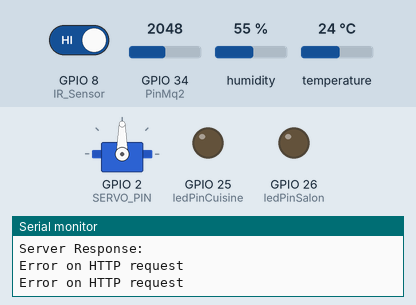
Simulated run of this sketch. Board: ESP32. Shown: servo, output pins drawn as LEDs (lit = HIGH), the last lines printed to the serial monitor. The test bench sets the inputs (shaded band); at power-on: GPIO 8 (IR_Sensor) HIGH, GPIO 34 (PinMq2) = 2048, humidity 55 %, temperature 24 °C. WiFi joins after 1.5 s; servers stay silent unless stated; uploads are accepted with an empty reply.

Above: at 3.2 s.
3.3 s: GPIO 8 (IR_Sensor) driven LOW
At 6.0 s:
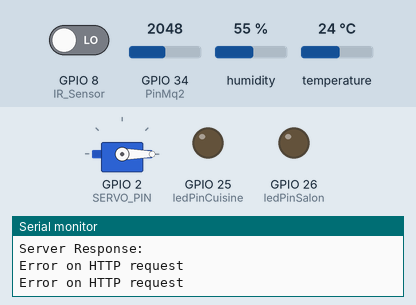
10.9 s: GPIO 8 (IR_Sensor) driven HIGH
At 16.2 s:
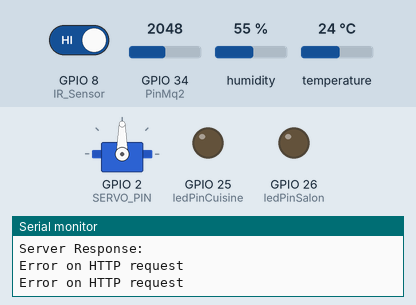
Timing chart, 0 to 34.6 s (numbered marks = the images above; inputs shaded):
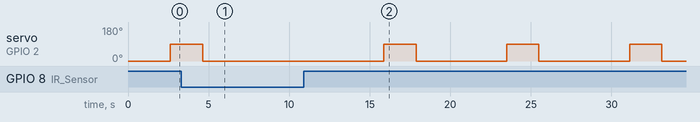

Measured:
- after the input at 3.3 s, servo on GPIO 2 (SERVO_PIN): goes on until 4.6 s, then stays 0°
- after the input at 10.9 s, servo on GPIO 2 (SERVO_PIN): alternates 90° for 2.0 s and 0° for 5.6 s, starting after 5.0 s

The sketch:

MQ2-IOT_khdam.ino
```cpp
#include <WiFi.h>
#include <HTTPClient.h>
#include <Adafruit_Sensor.h>
#include <DHT.h>
#include <ESP32Servo.h> // Include the ESP32Servo library

const char* ssid = "OPPO Find X5 Lite";
const char* password = "q5jm9h78";
const char* getLedUrlSalon = "https://kenzaiot.000webhostapp.com/phps/get_led_salon.php";
const char*  getLedUrlCusine = "https://kenzaiot.000webhostapp.com/phps/get_led_cuisine.php";

const int ledPinCuisine = 25;  // Replace with the GPIO pin number connected to the LED
const int ledPinSalon = 26;


int state_ir;


#define IR_Sensor 8
#define DHTPIN 14        // Replace with the GPIO pin number connected to the DHT11
#define DHTTYPE DHT11    // DHT 11
#define SERVO_PIN 2
#define PinMq2 34

DHT dht(DHTPIN, DHTTYPE);
Servo myServo; // Use the ESP32Servo library

void setup() {
  pinMode(ledPinCuisine, OUTPUT);
  pinMode(ledPinSalon, OUTPUT);
  pinMode(PinMq2, INPUT);
  pinMode(IR_Sensor, INPUT_PULLUP);


  myServo.attach(SERVO_PIN);
  myServo.write(0); // Adjust the angle as needed

  Serial.begin(115200);
  dht.begin();

  // Connect to Wi-Fi
  WiFi.begin(ssid, password);
  while (WiFi.status() != WL_CONNECTED) {
    delay(1000);
    Serial.println("Connecting to WiFi...");
  }
  Serial.println("Connected to WiFi");
}


void loop() {

  // Sending temperature and humidty values
  if(WiFi.status() == WL_CONNECTED) {
    // Read DHT11 sensor data
    float temperature = dht.readTemperature();
    float humidity = dht.readHumidity();


    String postUrl = "https://kenzaiot.000webhostapp.com/phps/insert_sensor_data.php?temperature=" + String(temperature) + "&humidity=" + String(humidity)+"&gaz="+getGaz();

    HTTPClient http;
    http.begin(postUrl);  // Specify request destination
    int httpCode = http.GET();  // Make the request


    if (httpCode > 0) {  // Check the returning code
        String payload = http.getString();  // Get the request response payload
        Serial.println("Server Response: " + payload);
    } else {
        Serial.println("Error on HTTP request");
    }

    http.end();  // Close connection
  } else {
    Serial.println("WiFi Disconnected");
  }


    // Reading Led Cusine statuts
    if (WiFi.status() == WL_CONNECTED) {
      HTTPClient http;
      http.begin(getLedUrlCusine);  // Specify request destination
      int httpCode = http.GET();  // Make the request

      if (httpCode > 0) {  // Check the returning code
          String payload = http.getString();  // Get the request response payload
          Serial.println("Server Response: " + payload);
          controlLEDCusine(payload);  // Control LED based on the state received
      } else {
          Serial.println("Error on HTTP request");
      }
      http.end();  // Close connection
    } else {
      Serial.println("WiFi Disconnected");
    }


    // Reading Led Salon statuts
    if (WiFi.status() == WL_CONNECTED) {
      HTTPClient http;
      http.begin(getLedUrlSalon);  // Specify request destination
      int httpCode = http.GET();  // Make the request

      if (httpCode > 0) {  // Check the returning code
          String payload = http.getString();  // Get the request response payload
          Serial.println("Server Response: " + payload);
          controlLEDSalon(payload);  // Control LED based on the state received
      } else {
          Serial.println("Error on HTTP request");
      }

      http.end();  // Close connection
    } else {
      Serial.println("WiFi Disconnected");
    }


    // verifying the ir sensor state
    state_ir  = digitalRead(IR_Sensor);

    if(state_ir == HIGH){
      myServo.write(90); // Adjust the angle as needed
      delay(2000); // Wait for a second
      myServo.write(0); // Adjust the angle as needed
    }


  delay(5000);  // Wait for 5 seconds
}

void controlLEDCusine(String state) {
  if (state == "ON") {
    digitalWrite(ledPinCuisine, HIGH);  // Turn the LED on
    Serial.println("LED turned ON");
  } else if (state == "OFF") {
    digitalWrite(ledPinCuisine, LOW);  // Turn the LED off
    Serial.println("LED turned OFF");
  }
}


void controlLEDSalon(String state) {
  if (state == "ON") {
    digitalWrite(ledPinSalon, HIGH);  // Turn the LED on
    Serial.println("LED turned ON");
  } else if (state == "OFF") {
    digitalWrite(ledPinSalon, LOW);  // Turn the LED off
    Serial.println("LED turned OFF");
  }
}


String getGaz(){
   int gaz_val = analogRead(PinMq2);
   String gaz = String(gaz_val);
   return gaz;
}
```
